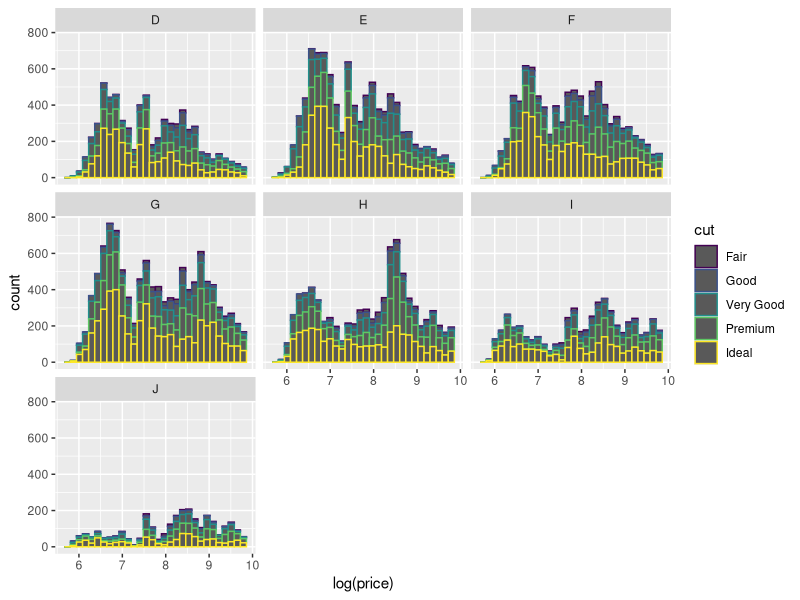
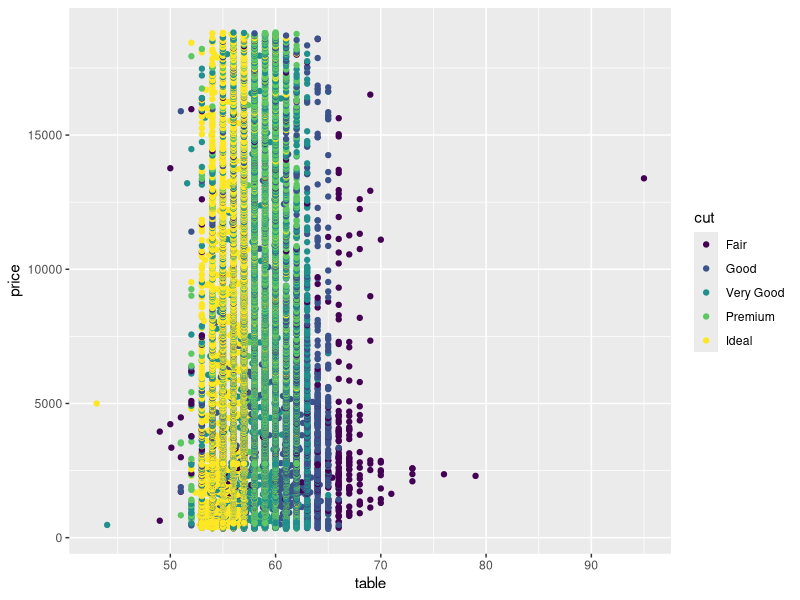
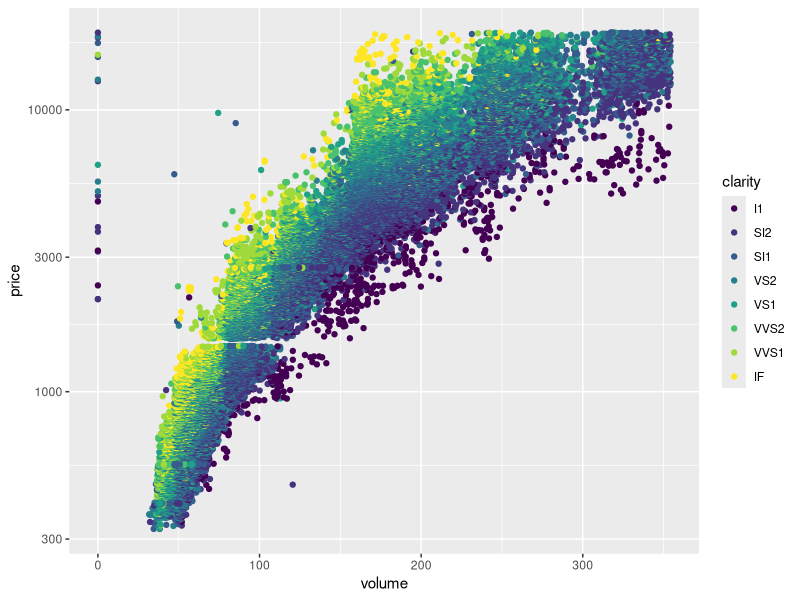

The R script that drew these images, in order: (Note: this script raises an error after producing the figures.)
## ---- chunk 1
library(ggplot2)

data(diamonds)
## ---- chunk 2
ggplot(data=diamonds, aes(x=log(price), color=cut)) + geom_histogram() + facet_wrap(~color)
## ---- chunk 3
ggplot(data=diamonds, aes(x=table, y=price, color=cut)) + geom_point()
## ---- chunk 4
diamonds$volume <- (diamonds$x*diamonds$y*diamonds$z)

ggplot(data=subset(diamonds, diamonds$volume < quantile(diamonds$volume, 0.99))
       , aes(x=volume, y=price, color=clarity)) + geom_point() + scale_y_log10()
## ---- chunk 5
pseudo_facebook$prop_initiated <- pseudo_facebook$friendships_initiated/pseudo_facebook$friend_count
## ---- chunk 6
ggplot(data=pseudo_facebook, aes(x=tenure, y=prop_initiated)) + 
    geom_line(aes(color = years_joined.bucket), stat = 'summary', fun.y = median)
## ---- chunk 7
ggplot(data=pseudo_facebook, aes(x=tenure, y=prop_initiated)) + 
    geom_smooth(aes(color = years_joined.bucket))
## ---- chunk 8
ggplot(data=diamonds, aes(x=cut, y=price/carat, color=color)) + geom_point() + facet_wrap(~clarity)
